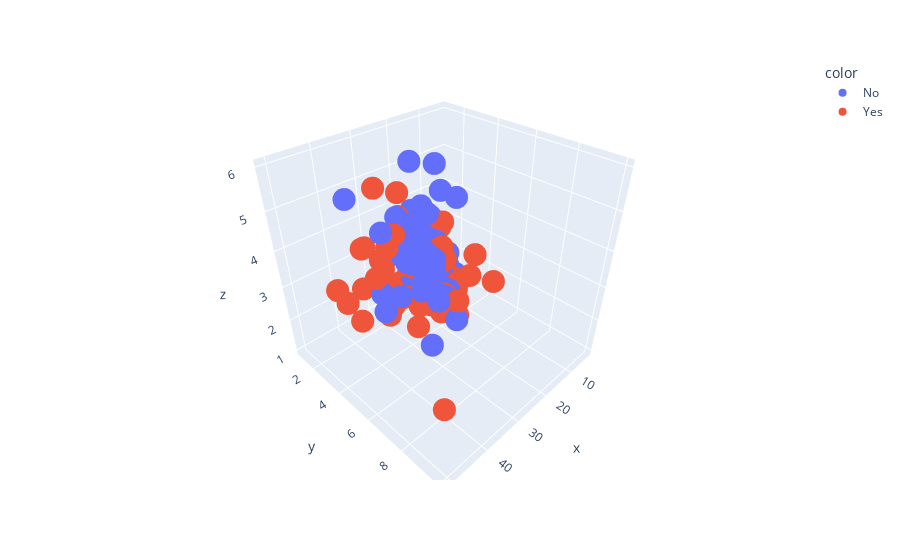

The code cell stored with this chart in its notebook:
### Markdown cell above
13. Create a 3D scatter plot using Plotly.

### Code cell
px.scatter_3d(x=tips["total_bill"], y=tips["tip"], z=tips["size"], color=tips["smoker"])

### Figure 1 — Plotly figure (JSON) as saved in the notebook; plotly's stock layout.template omitted (floating-point values rounded to 4 significant figures; data arrays with more than 128 entries replaced by an {"elided": "..."} marker saying what was removed)
{"data": [{"hovertemplate": "color=No<br>x=%{x}<br>y=%{y}<br>z=%{z}<extra></extra>", "legendgroup": "No", "marker": {"color": "#636efa", "symbol": "circle"}, "mode": "markers", "name": "No", "scene": "scene", "showlegend": true, "type": "scatter3d", "x": {"elided": "151 float values"}, "y": {"elided": "151 float values"}, "z": {"elided": "151 int values"}}, {"hovertemplate": "color=Yes<br>x=%{x}<br>y=%{y}<br>z=%{z}<extra></extra>", "legendgroup": "Yes", "marker": {"color": "#EF553B", "symbol": "circle"}, "mode": "markers", "name": "Yes", "scene": "scene", "showlegend": true, "type": "scatter3d", "x": [38.01, 11.24, 20.29, 13.81, 11.02, 18.29, 3.07, 15.01, 26.86, 25.28, 17.92, 19.44, 32.68, 28.97, 5.75, 16.32, 40.17, 27.28, 12.03, 21.01, 11.35, 15.38, 44.3, 22.42, 15.36, 20.49, 25.21, 14.31, 16.0, 17.51, 10.59, 10.63, 50.81, 15.81, 7.25, 31.85, 16.82, 32.9, 17.89, 14.48, 9.6, 34.63, 34.65, 23.33, 45.35, 23.17, 40.55, 20.9, 30.46, 18.15, 23.1, 15.69, 19.81, 28.44, 15.48, 16.58, 10.34, 43.11, 13.0, 13.51, 18.71, 12.74, 13.0, 16.4, 20.53, 16.47, 26.59, 38.73, 24.27, 12.76, 30.06, 25.89, 13.27, 28.17, 12.9, 28.15, 11.59, 7.74, 30.14, 12.16, 13.42, 8.58, 13.42, 16.27, 10.09, 22.12, 24.01, 15.69, 15.53, 12.6, 32.83, 27.18, 22.67], "y": [3.0, 1.76, 3.21, 2.0, 1.98, 3.76, 1.0, 2.09, 3.14, 5.0, 3.08, 3.0, 5.0, 3.0, 1.0, 4.3, 4.73, 4.0, 1.5, 3.0, 2.5, 3.0, 2.5, 3.48, 1.64, 4.06, 4.29, 4.0, 2.0, 3.0, 1.61, 2.0, 10.0, 3.16, 5.15, 3.18, 4.0, 3.11, 2.0, 2.0, 4.0, 3.55, 3.68, 5.65, 3.5, 6.5, 3.0, 3.5, 2.0, 3.5, 4.0, 1.5, 4.19, 2.56, 2.02, 4.0, 2.0, 5.0, 2.0, 2.0, 4.0, 2.01, 2.0, 2.5, 4.0, 3.23, 3.41, 3.0, 2.03, 2.23, 2.0, 5.16, 2.5, 6.5, 1.1, 3.0, 1.5, 1.44, 3.09, 2.2, 3.48, 1.92, 1.58, 2.5, 2.0, 2.88, 2.0, 3.0, 3.0, 1.0, 1.17, 2.0, 2.0], "z": [4, 2, 2, 2, 2, 4, 1, 2, 2, 2, 2, 2, 2, 2, 2, 2, 4, 2, 2, 2, 2, 2, 3, 2, 2, 2, 2, 2, 2, 2, 2, 2, 3, 2, 2, 2, 2, 2, 2, 2, 2, 2, 4, 2, 3, 4, 2, 3, 5, 3, 3, 2, 2, 2, 2, 2, 2, 4, 2, 2, 3, 2, 2, 2, 4, 3, 3, 4, 2, 2, 3, 4, 2, 3, 2, 5, 2, 2, 4, 2, 2, 1, 2, 2, 2, 2, 4, 3, 2, 2, 2, 2, 2]}], "layout": {"legend": {"title": {"text": "color"}, "tracegroupgap": 0}, "margin": {"t": 60}, "scene": {"domain": {"x": [0, 1], "y": [0, 1]}, "xaxis": {"title": {"text": "x"}}, "yaxis": {"title": {"text": "y"}}, "zaxis": {"title": {"text": "z"}}}}}
